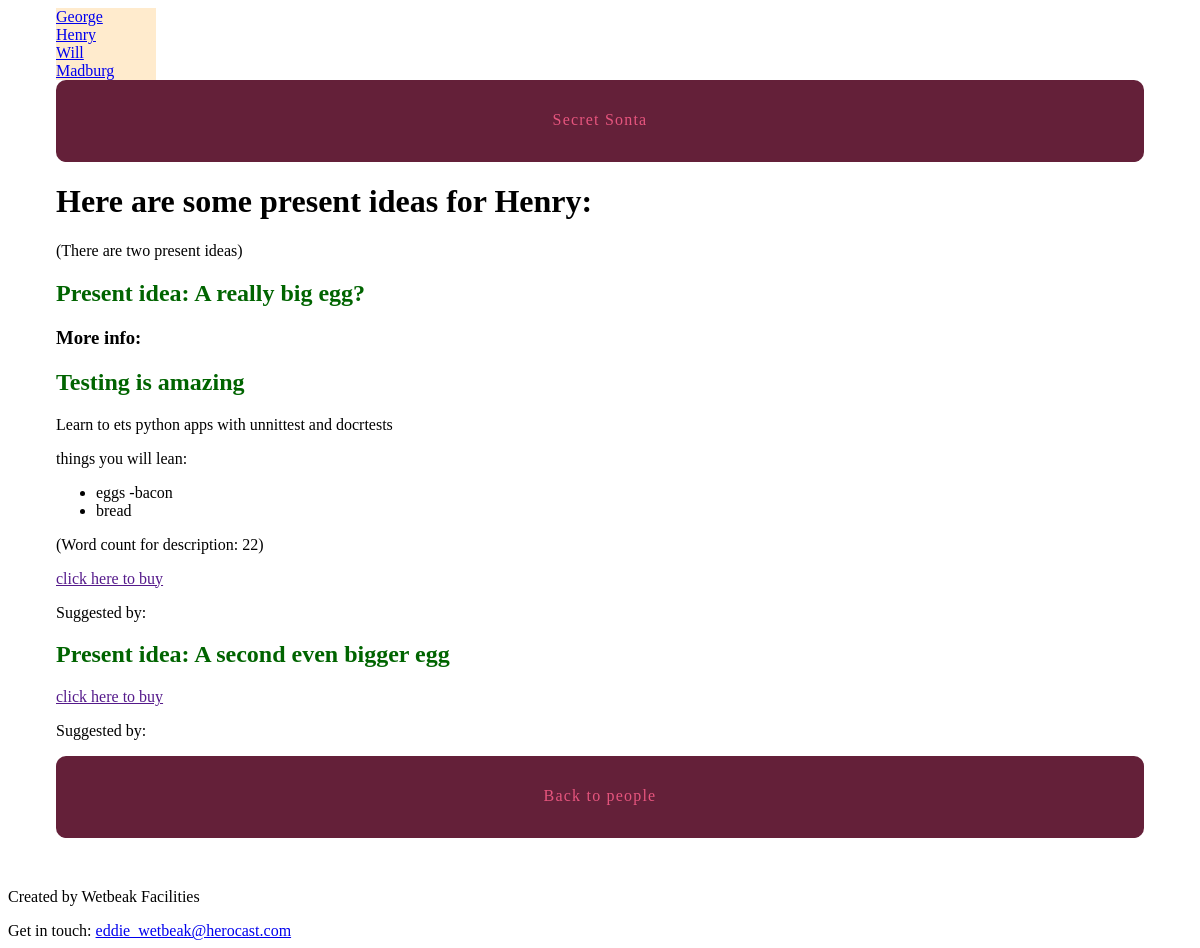
The page /presents/2/ on the database its author committed.
### presents/models.py (models this page shows, shortened)
class Person(models.Model):
    created_at = models.DateTimeField(auto_now_add=True)
    name = models.CharField(max_length=255)

class Idea(models.Model):
    title = models.CharField(max_length=255)
    description = models.TextField(blank=True, default='')
    idea_link = models.CharField(max_length=255, blank=True, default='')
    recipient = models.ForeignKey(Person, on_delete=models.CASCADE)
    suggested_by = models.CharField(max_length=255, blank=True, default='')
    order = models.IntegerField(default=0)
    class Meta:
        ordering = ['order', ]

### presents/views.py (the view)
# urls.py: path('<int:pk>/', views.idea_detail, name='idea_detail'),
def idea_detail(request, pk):
    person = get_object_or_404(Person, pk=pk)
    return render(request, "presents/idea_detail.html", {'person': person})

### presents/templatetags/presents_extras.py (called while the page is built)
@register.inclusion_tag('presents/person_nav.html')
def nav_persons_list():
    persons = Person.objects.all()
    return {'persons': persons}

@register.filter('markdown_to_html')
def markdown_to_html(markdown_text):
    html_body = markdown2.markdown(markdown_text)
    return mark_safe(html_body)

### presents/templates/presents/idea_detail.html (shortened to what this page needs)
{% extends "layout.html" %}
{% load humanize presents_extras %}
{% block content %}
<h1>Here are some present ideas for {{ person.name }}:</h1>
<p>(There {{ person.idea_set.count|pluralize:"is,are" }}
  {{person.idea_set.count|apnumber }}
  present idea{{ person.idea_set.count|pluralize }})</p>
{% for idea in person.idea_set.all %}
  <h2>Present idea: {{ idea.title }}</h2>
    {% if idea.description %}
      <h3>More info: {{ idea.description|markdown_to_html }}</h3>
      <p>{% with des=idea.description %}
        (Word count for description: {{ des|wordcount }})</p>
      {% endwith %}
    {% endif %}
    <a href="{{ idea.idea_link }}">click here to buy</a>
    <p>Suggested by: {{ idea.suggested_by }}</p>
{% endfor %}
<nav><a href="{% url 'presents:list' %}">Back to people</a></nav>
{% endblock %}

### presents/templates/presents/person_nav.html
{% for person in persons %}
  <div><a href="{% url 'presents:idea_detail' pk=person.pk %}">{{ person.name }}</a></div>
{% endfor %}

### assets/css/layout.css (style rules this page uses)
html { box-sizing: border-box; }
*, *::after, *::before { box-sizing: inherit; }
.site-container nav { width: 100%; display: table; width: 100%; table-layout: fixed; border-bottom-left-radius: 10px; border-bottom-right-radius: 10px; border-top-left-radius: 10px; border-top-right-radius: 10px; border-bottom-left-radius: 10px; border-top-left-radius: 10px; border-bottom-right-radius: 10px; border-top-right-radius: 10px; background-color: #642039; margin-bottom: 1em; overflow: hidden; }
.site-container nav a { display: table-cell; width: 8.33333%; padding: 10px; border-bottom: 2px solid #642039; color: #e6557e; letter-spacing: 0.075em; line-height: 60px; text-align: center; text-decoration: none; }
h2 { color:darkgreen }

### rows shown on the page
Person: name "George"
Person: name "Henry", idea_set.count|apnumber "two"
Person: name "Will"
Person: name "Madburg"
Idea: title "A really big egg?", description "Testing is amazing Learn to ets python apps with unnittest and docrtests things you will lean: eggs -bacon bread", description "22"
Idea: title "A second even bigger egg"
